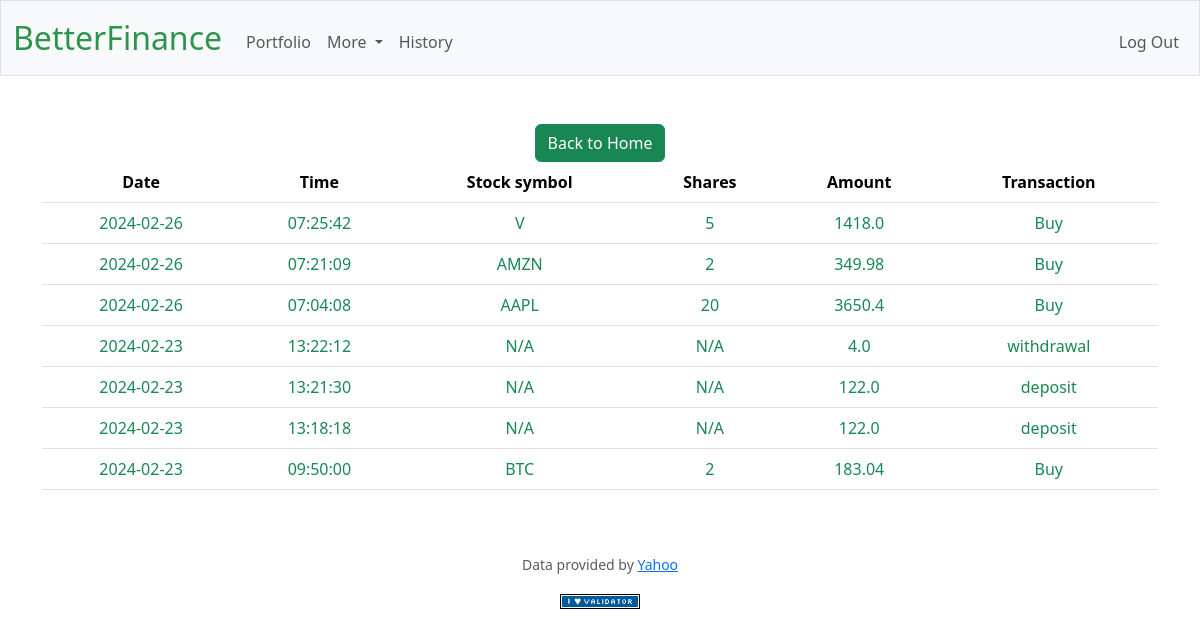
Page /history (signed in) on the earlier database version.
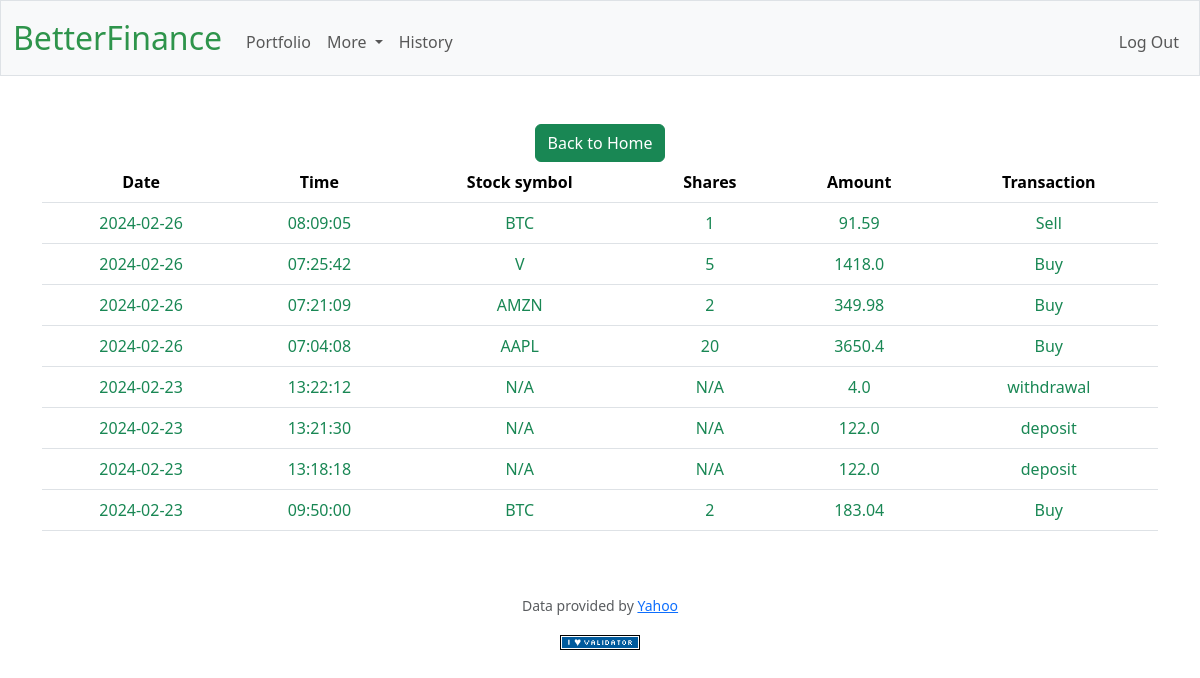
Same page on the later database version.
### tables this page shows
CREATE TABLE transactions (
    user_id INTEGER,
    date DATE,
    time TIME,
    transaction_type TEXT,
    amount REAL, symbol TEXT, shares INTEGER,
    FOREIGN KEY (user_id) REFERENCES users(id)
);

### app.py (the view)
@app.route("/history")
@login_required
def history():
    user_id = session.get("user_id")
    history=db.execute("SELECT * FROM transactions WHERE user_id=? ORDER BY date DESC,time DESC",user_id)
    return render_template('history.html',history=history)

### app.py (called while the page is built)
@app.after_request
def after_request(response):
    response.headers["Cache-Control"] = "no-cache, no-store, must-revalidate"
    response.headers["Expires"] = 0
    response.headers["Pragma"] = "no-cache"
    return response

### helpers.py (called while the page is built)
def login_required(f):
    @wraps(f)
    def decorated_function(*args, **kwargs):
        if session.get("user_id") is None:
            return redirect("/login")
        return f(*args, **kwargs)
    return decorated_function

### templates/history.html (shortened to what this page needs)
{% extends "layout.html" %}
{% block main %}
<a href="/" type="button" class="btn btn-success">Back to Home</a>
<div class="table-responsive">
  <table class="table">
      <thead>
          <tr>
              <th scope="col">Date</th>
              <th scope="col">Time</th>
              <th scope="col">Stock symbol</th>
              <th scope="col">Shares</th>
              <th scope="col">Amount</th>
              <th scope="col">Transaction</th>
          </tr>
      </thead>
      <tbody>
          {% for i in history %}
          <tr>
              <td class="text-success">{{i["date"]}}</td>
              <td class="text-success">{{i["time"]}}</td>
              <td class="text-success">{{i["symbol"]}}</td>
              <td class="text-success">{{i["shares"]}}</td>
              <td class="text-success">{{i["amount"]}}</td>
              <td class="text-success">{{i["transaction_type"]}}</td>
          </tr>
          {% endfor %}
      </tbody>
  </table>
</div>
{% endblock %}

Differences in the rows shown:
added transactions: date "2024-02-26", time "08:09:05", symbol "BTC", shares "1", amount "91.59", transaction_type "Sell"
